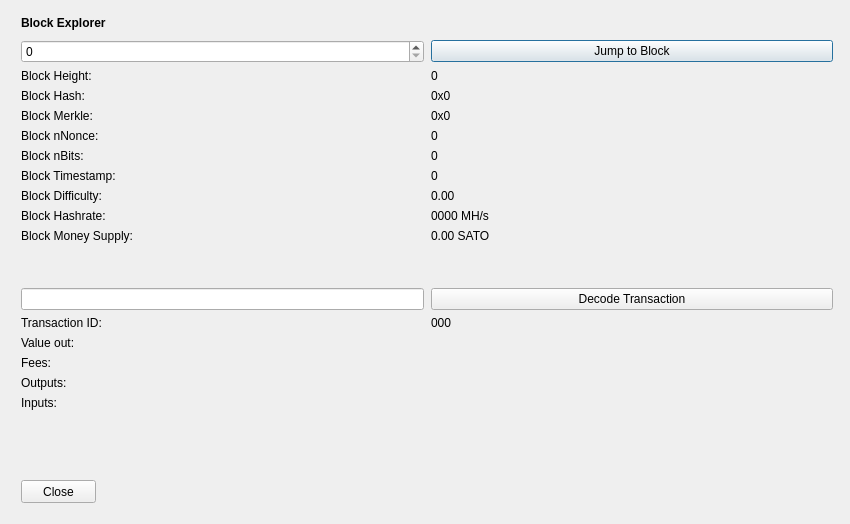
<?xml version="1.0" encoding="UTF-8"?>
<ui version="4.0">
 <class>BlockBrowser</class>
 <widget class="QDialog" name="BlockBrowser">
  <property name="windowModality">
   <enum>Qt::NonModal</enum>
  </property>
  <property name="enabled">
   <bool>true</bool>
  </property>
  <property name="geometry">
   <rect>
    <x>0</x>
    <y>0</y>
    <width>850</width>
    <height>524</height>
   </rect>
  </property>
  <property name="sizePolicy">
   <sizepolicy hsizetype="Preferred" vsizetype="Preferred">
    <horstretch>0</horstretch>
    <verstretch>0</verstretch>
   </sizepolicy>
  </property>
  <property name="minimumSize">
   <size>
    <width>0</width>
    <height>0</height>
   </size>
  </property>
  <property name="acceptDrops">
   <bool>false</bool>
  </property>
  <property name="windowTitle">
   <string>HeliumCoin Block Explorer</string>
  </property>
  <layout class="QGridLayout">
   <property name="sizeConstraint">
    <enum>QLayout::SetMaximumSize</enum>
   </property>
   <property name="leftMargin">
    <number>21</number>
   </property>
   <property name="topMargin">
    <number>10</number>
   </property>
   <property name="rightMargin">
    <number>10</number>
   </property>
   <item row="1" column="0">
    <widget class="QWidget" name="widget" native="true">
     <widget class="QWidget" name="layoutWidgetBE1">
      <property name="geometry">
       <rect>
        <x>0</x>
        <y>0</y>
        <width>822</width>
        <height>27</height>
       </rect>
      </property>
      <layout class="QHBoxLayout" name="horizontalLayoutBE">
       <property name="spacing">
        <number>7</number>
       </property>
       <item>
        <widget class="QLabel" name="labelBlockExplorer">
         <property name="sizePolicy">
          <sizepolicy hsizetype="Preferred" vsizetype="Maximum">
           <horstretch>0</horstretch>
           <verstretch>0</verstretch>
          </sizepolicy>
         </property>
         <property name="font">
          <font>
           <weight>75</weight>
           <bold>true</bold>
          </font>
         </property>
         <property name="styleSheet">
          <string notr="true">font-weight:bold;</string>
         </property>
         <property name="text">
          <string>Block Explorer</string>
         </property>
        </widget>
       </item>
       <item>
        <spacer name="horizontalSpacerBE">
         <property name="orientation">
          <enum>Qt::Horizontal</enum>
         </property>
         <property name="sizeHint" stdset="0">
          <size>
           <width>40</width>
           <height>20</height>
          </size>
         </property>
        </spacer>
       </item>
      </layout>
     </widget>
     <widget class="QWidget" name="layoutWidgetBE2">
      <property name="geometry">
       <rect>
        <x>0</x>
        <y>30</y>
        <width>812</width>
        <height>410</height>
       </rect>
      </property>
      <layout class="QGridLayout" name="gridLayoutBE" rowstretch="0,0,0,0,0,0,0,0,0,0,0,0,0,0,0,0,0,0,0,0" columnstretch="0,0">
       <property name="sizeConstraint">
        <enum>QLayout::SetDefaultConstraint</enum>
       </property>
       <property name="horizontalSpacing">
        <number>7</number>
       </property>
       <item row="14" column="1">
        <widget class="QLabel" name="txID">
         <property name="text">
          <string>000</string>
         </property>
         <property name="textInteractionFlags">
          <set>Qt::LinksAccessibleByMouse|Qt::TextSelectableByMouse</set>
         </property>
        </widget>
       </item>
       <item row="8" column="1">
        <widget class="QLabel" name="timeBox">
         <property name="text">
          <string>0</string>
         </property>
         <property name="textInteractionFlags">
          <set>Qt::LinksAccessibleByMouse|Qt::TextSelectableByMouse</set>
         </property>
        </widget>
       </item>
       <item row="9" column="1">
        <widget class="QLabel" name="diffBox">
         <property name="text">
          <string>0.00</string>
         </property>
         <property name="textInteractionFlags">
          <set>Qt::LinksAccessibleByMouse|Qt::TextSelectableByMouse</set>
         </property>
        </widget>
       </item>
       <item row="10" column="0">
        <widget class="QLabel" name="hashRateLabel">
         <property name="text">
          <string>Block Hashrate:</string>
         </property>
        </widget>
       </item>
       <item row="9" column="0">
        <widget class="QLabel" name="diffLabel">
         <property name="text">
          <string>Block Difficulty:</string>
         </property>
        </widget>
       </item>
       <item row="17" column="1">
        <widget class="QLabel" name="outputBox">
         <property name="text">
          <string/>
         </property>
         <property name="alignment">
          <set>Qt::AlignLeading|Qt::AlignLeft|Qt::AlignTop</set>
         </property>
         <property name="textInteractionFlags">
          <set>Qt::LinksAccessibleByMouse|Qt::TextSelectableByMouse</set>
         </property>
        </widget>
       </item>
       <item row="3" column="1">
        <widget class="QLabel" name="heightLabelBE1">
         <property name="text">
          <string>0</string>
         </property>
         <property name="textInteractionFlags">
          <set>Qt::LinksAccessibleByMouse|Qt::TextSelectableByMouse</set>
         </property>
        </widget>
       </item>
       <item row="1" column="1">
        <widget class="QPushButton" name="blockButton">
         <property name="text">
          <string>Jump to Block</string>
         </property>
        </widget>
       </item>
       <item row="3" column="0">
        <widget class="QLabel" name="heightLabelBE2">
         <property name="text">
          <string>Block Height:</string>
         </property>
        </widget>
       </item>
       <item row="7" column="0">
        <widget class="QLabel" name="bitsLabel">
         <property name="text">
          <string>Block nBits:</string>
         </property>
        </widget>
       </item>
       <item row="6" column="1">
        <widget class="QLabel" name="nonceBox">
         <property name="text">
          <string>0</string>
         </property>
         <property name="textInteractionFlags">
          <set>Qt::LinksAccessibleByMouse|Qt::TextSelectableByMouse</set>
         </property>
        </widget>
       </item>
       <item row="6" column="0">
        <widget class="QLabel" name="nonceLabel">
         <property name="text">
          <string>Block nNonce:</string>
         </property>
        </widget>
       </item>
       <item row="5" column="1">
        <widget class="QLabel" name="merkleBox">
         <property name="minimumSize">
          <size>
           <width>187</width>
           <height>0</height>
          </size>
         </property>
         <property name="text">
          <string>0x0</string>
         </property>
         <property name="textInteractionFlags">
          <set>Qt::LinksAccessibleByMouse|Qt::TextSelectableByMouse</set>
         </property>
        </widget>
       </item>
       <item row="16" column="0">
        <widget class="QLabel" name="feesLabel">
         <property name="text">
          <string>Fees:</string>
         </property>
        </widget>
       </item>
       <item row="15" column="1">
        <widget class="QLabel" name="valueBox">
         <property name="text">
          <string/>
         </property>
         <property name="textInteractionFlags">
          <set>Qt::LinksAccessibleByMouse|Qt::TextSelectableByMouse</set>
         </property>
        </widget>
       </item>
       <item row="7" column="1">
        <widget class="QLabel" name="bitsBox">
         <property name="text">
          <string>0</string>
         </property>
         <property name="textInteractionFlags">
          <set>Qt::LinksAccessibleByMouse|Qt::TextSelectableByMouse</set>
         </property>
        </widget>
       </item>
       <item row="8" column="0">
        <widget class="QLabel" name="timeLabel">
         <property name="text">
          <string>Block Timestamp:</string>
         </property>
        </widget>
       </item>
       <item row="17" column="0">
        <widget class="QLabel" name="outputLabel">
         <property name="text">
          <string>Outputs:</string>
         </property>
         <property name="alignment">
          <set>Qt::AlignLeading|Qt::AlignLeft|Qt::AlignTop</set>
         </property>
        </widget>
       </item>
       <item row="1" column="0">
        <widget class="QSpinBox" name="heightBox">
         <property name="sizePolicy">
          <sizepolicy hsizetype="Preferred" vsizetype="Fixed">
           <horstretch>0</horstretch>
           <verstretch>0</verstretch>
          </sizepolicy>
         </property>
         <property name="maximum">
          <number>99999999</number>
         </property>
        </widget>
       </item>
       <item row="4" column="0">
        <widget class="QLabel" name="hashLabel">
         <property name="text">
          <string>Block Hash:</string>
         </property>
        </widget>
       </item>
       <item row="16" column="1">
        <widget class="QLabel" name="feesBox">
         <property name="text">
          <string/>
         </property>
         <property name="textInteractionFlags">
          <set>Qt::LinksAccessibleByMouse|Qt::TextSelectableByMouse</set>
         </property>
        </widget>
       </item>
       <item row="4" column="1">
        <widget class="QLabel" name="hashBox">
         <property name="enabled">
          <bool>true</bool>
         </property>
         <property name="sizePolicy">
          <sizepolicy hsizetype="Preferred" vsizetype="Preferred">
           <horstretch>0</horstretch>
           <verstretch>0</verstretch>
          </sizepolicy>
         </property>
         <property name="minimumSize">
          <size>
           <width>0</width>
           <height>0</height>
          </size>
         </property>
         <property name="text">
          <string>0x0</string>
         </property>
         <property name="textInteractionFlags">
          <set>Qt::LinksAccessibleByMouse|Qt::TextSelectableByMouse</set>
         </property>
        </widget>
       </item>
       <item row="14" column="0">
        <widget class="QLabel" name="txLabel">
         <property name="text">
          <string>Transaction ID:</string>
         </property>
        </widget>
       </item>
       <item row="15" column="0">
        <widget class="QLabel" name="valueLabel">
         <property name="text">
          <string>Value out:</string>
         </property>
        </widget>
       </item>
       <item row="13" column="0">
        <widget class="QLineEdit" name="txBox">
         <property name="sizePolicy">
          <sizepolicy hsizetype="Preferred" vsizetype="Fixed">
           <horstretch>0</horstretch>
           <verstretch>0</verstretch>
          </sizepolicy>
         </property>
         <property name="inputMask">
          <string comment="Transaction id" extracomment="Transaction id"/>
         </property>
        </widget>
       </item>
       <item row="12" column="0">
        <spacer name="verticalSpacer_2">
         <property name="orientation">
          <enum>Qt::Vertical</enum>
         </property>
         <property name="sizeHint" stdset="0">
          <size>
           <width>20</width>
           <height>20</height>
          </size>
         </property>
        </spacer>
       </item>
       <item row="10" column="1">
        <widget class="QLabel" name="hashRateBox">
         <property name="text">
          <string>0000 MH/s</string>
         </property>
         <property name="textInteractionFlags">
          <set>Qt::LinksAccessibleByMouse|Qt::TextSelectableByMouse</set>
         </property>
        </widget>
       </item>
       <item row="19" column="0">
        <spacer name="verticalSpacer">
         <property name="orientation">
          <enum>Qt::Vertical</enum>
         </property>
         <property name="sizeHint" stdset="0">
          <size>
           <width>20</width>
           <height>40</height>
          </size>
         </property>
        </spacer>
       </item>
       <item row="13" column="1">
        <widget class="QPushButton" name="txButton">
         <property name="text">
          <string>Decode Transaction</string>
         </property>
        </widget>
       </item>
       <item row="18" column="0">
        <widget class="QLabel" name="inputLabel">
         <property name="text">
          <string>Inputs:</string>
         </property>
         <property name="alignment">
          <set>Qt::AlignLeading|Qt::AlignLeft|Qt::AlignTop</set>
         </property>
        </widget>
       </item>
       <item row="5" column="0">
        <widget class="QLabel" name="merkleLabel">
         <property name="text">
          <string>Block Merkle:</string>
         </property>
        </widget>
       </item>
       <item row="18" column="1">
        <widget class="QLabel" name="inputBox">
         <property name="text">
          <string/>
         </property>
         <property name="alignment">
          <set>Qt::AlignLeading|Qt::AlignLeft|Qt::AlignTop</set>
         </property>
         <property name="textInteractionFlags">
          <set>Qt::LinksAccessibleByMouse|Qt::TextSelectableByMouse</set>
         </property>
        </widget>
       </item>
       <item row="11" column="0">
        <widget class="QLabel" name="moneySupplyLabel">
         <property name="text">
          <string>Block Money Supply:</string>
         </property>
        </widget>
       </item>
       <item row="11" column="1">
        <widget class="QLabel" name="moneySupplyBox">
         <property name="text">
          <string>0.00 SATO</string>
         </property>
         <property name="textInteractionFlags">
          <set>Qt::LinksAccessibleByMouse|Qt::TextSelectableByMouse</set>
         </property>
        </widget>
       </item>
      </layout>
     </widget>
     <widget class="QPushButton" name="closeButton">
      <property name="geometry">
       <rect>
        <x>0</x>
        <y>470</y>
        <width>75</width>
        <height>23</height>
       </rect>
      </property>
      <property name="text">
       <string>Close</string>
      </property>
     </widget>
    </widget>
   </item>
  </layout>
 </widget>
 <resources/>
 <connections/>
</ui>
